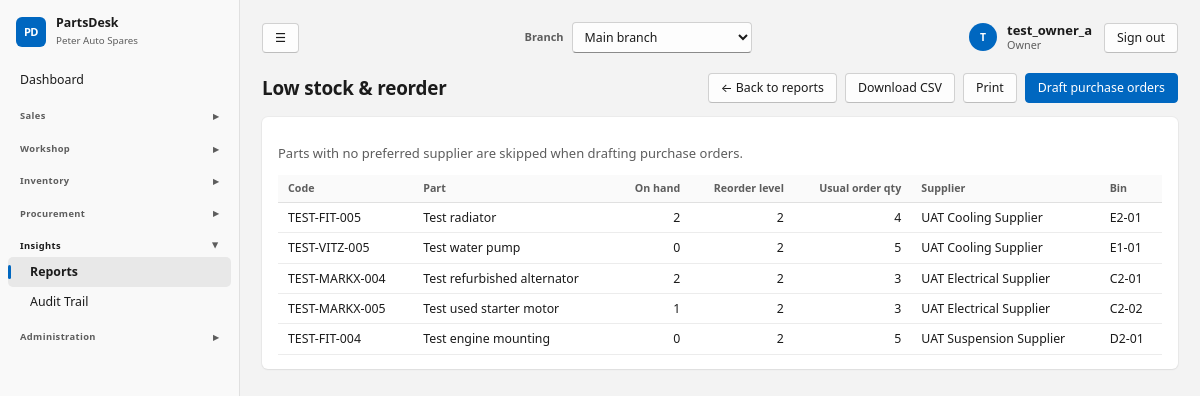
Page /reports/low-stock/ (signed in) on the committed database.
### core/models.py (models this page shows, shortened)
class ShopSettings(TrackedModel):
    tenant = models.OneToOneField(Tenant, on_delete=models.CASCADE, related_name="settings")
    shop_name = models.CharField(max_length=120, default="My Spare Parts Shop")
    address = models.TextField(blank=True)
    phone = models.CharField(max_length=60, blank=True)
    email = models.EmailField(blank=True)
    tax_id = models.CharField("Tax / TPIN number", max_length=60, blank=True)
    currency_symbol = models.CharField(max_length=8, default="$")
    tax_name = models.CharField(max_length=20, default="VAT")
    tax_rate = models.DecimalField("Tax rate %", max_digits=5, decimal_places=2, default=Decimal("0"))
    prices_include_tax = models.BooleanField(default=True, help_text="Untick if prices are entered before tax.")
    counter_max_discount = models.DecimalField(
        "Max discount % for counter staff", max_digits=5, decimal_places=2, default=Decimal("10"),
        help_text="Managers and the owner can exceed this.")
    default_labour_rate = models.DecimalField("Default labour rate per hour", max_digits=10, decimal_places=2, default=Decimal("0"))
    invoice_footer = models.CharField(max_length=200, blank=True, default="Thank you for your business.")
    class Meta:
        verbose_name_plural = "shop settings"
    @classmethod
    def get(cls, tenant):
        obj, _ = cls.objects.get_or_create(tenant=tenant)
        return obj

class User(AbstractUser):
    class Role(models.TextChoices):
        OWNER = "owner", "Owner"
        MANAGER = "manager", "Manager"
        COUNTER = "counter", "Counter sales"
        MECHANIC = "mechanic", "Mechanic"
        STOREKEEPER = "storekeeper", "Storekeeper"
    role = models.CharField(max_length=20, choices=Role.choices, default=Role.COUNTER)
    tenant = models.ForeignKey(Tenant, null=True, blank=True, on_delete=models.PROTECT, related_name="users")
    branches = models.ManyToManyField(Branch, blank=True, related_name="staff")
    @property
    def display_name(self):
        return self.get_full_name() or self.username

### catalog/models.py (models this page shows, shortened)
class Part(TrackedModel):
    class Condition(models.TextChoices):
        NEW = "new", "New"
        USED = "used", "Used"
        REFURBISHED = "refurbished", "Refurbished"
    class PartType(models.TextChoices):
        OEM = "oem", "Genuine (OEM)"
        AFTERMARKET = "aftermarket", "Aftermarket"
    tenant = models.ForeignKey(Tenant, on_delete=models.PROTECT)
    sku = models.CharField("Part code (SKU)", max_length=40)
    barcode = models.CharField(max_length=64, blank=True, null=True)
    name = models.CharField(max_length=160)
    description = models.TextField(blank=True)
    category = models.ForeignKey(Category, null=True, blank=True, on_delete=models.SET_NULL)
    brand = models.CharField(max_length=60, blank=True)
    part_type = models.CharField(max_length=20, choices=PartType.choices, default=PartType.AFTERMARKET)
    condition = models.CharField(max_length=20, choices=Condition.choices, default=Condition.NEW)
    oem_number = models.CharField("OEM part number", max_length=60, blank=True, db_index=True)
    unit = models.CharField(max_length=20, default="each", help_text="each, set, pair, litre…")
    cost_price = models.DecimalField(max_digits=12, decimal_places=2, default=Decimal("0"))
    sell_price = models.DecimalField("Retail price", max_digits=12, decimal_places=2, default=Decimal("0"))
    trade_price = models.DecimalField("Trade price", max_digits=12, decimal_places=2, null=True, blank=True,
                                      help_text="Used for trade customers (garages, mechanics). Optional.")
    preferred_supplier = models.ForeignKey(Supplier, null=True, blank=True, on_delete=models.SET_NULL)
    fits = models.ManyToManyField(Vehicle, blank=True, related_name="parts")
    is_universal = models.BooleanField(default=False, help_text="Fits any vehicle (oil, bulbs, wipers…)")
    is_active = models.BooleanField(default=True)
    created_at = models.DateTimeField(auto_now_add=True)
    updated_at = models.DateTimeField(auto_now=True)
    class Meta:
        ordering = ["name"]
        constraints = [
            models.UniqueConstraint(fields=["tenant", "sku"], name="part_tenant_sku"),
            models.UniqueConstraint(fields=["tenant", "barcode"], name="part_tenant_barcode"),
        ]

class Supplier(TrackedModel):
    tenant = models.ForeignKey(Tenant, on_delete=models.PROTECT)
    name = models.CharField(max_length=120)
    contact_person = models.CharField(max_length=120, blank=True)
    phone = models.CharField(max_length=60, blank=True)
    email = models.EmailField(blank=True)
    address = models.TextField(blank=True)
    payment_terms = models.CharField(max_length=120, blank=True)
    notes = models.TextField(blank=True)
    is_active = models.BooleanField(default=True)
    class Meta:
        ordering = ["name"]
        constraints = [models.UniqueConstraint(fields=["tenant", "name"], name="supplier_tenant_name")]

class BranchStock(TrackedModel):
    branch = models.ForeignKey(Branch, on_delete=models.PROTECT, related_name="stock_items")
    part = models.ForeignKey(Part, on_delete=models.PROTECT, related_name="branch_stocks")
    quantity_on_hand = models.DecimalField(max_digits=12, decimal_places=2, default=Decimal("0"))
    cost_price = models.DecimalField(max_digits=12, decimal_places=2, default=Decimal("0"))
    bin_location = models.CharField(max_length=40, blank=True)
    reorder_level = models.DecimalField(max_digits=12, decimal_places=2, default=Decimal("0"))
    reorder_qty = models.DecimalField(max_digits=12, decimal_places=2, default=Decimal("0"))
    class Meta:
        constraints = [models.UniqueConstraint(fields=["branch", "part"], name="stock_branch_part")]

### core/views.py (the view)
# urls.py: path("reports/low-stock/", views.report_low_stock, name="report_low_stock"),
@role_required(MGMT)
def report_low_stock(request):
    rows = [[s.part.sku, s.part.name, s.quantity_on_hand, s.reorder_level, s.reorder_qty,
             s.part.preferred_supplier.name if s.part.preferred_supplier else "— none —", s.bin_location]
            for s in _low_stock_qs(request.branch).order_by("part__preferred_supplier__name", "part__name")]
    cols = [("Code", "text"), ("Part", "text"), ("On hand", "qty"), ("Reorder level", "qty"), ("Usual order qty", "qty"),
            ("Supplier", "text"), ("Bin", "text")]
    return _report(request, "Low stock & reorder", cols, rows, csv_name="low-stock.csv",
                   note="Parts with no preferred supplier are skipped when drafting purchase orders.",
                   post_action=dict(url="/stock/purchase-orders/from-low-stock/", label="Draft purchase orders") if rows else None)

### core/audit.py (called while the page is built)
@contextmanager
def audit_context(**values):
    token = _current.set(dict(_current.get(), **values))
    try:
        yield
    finally:
        _current.reset(token)

def metadata(request):
    try:
        address = str(ip_address(request.META.get('REMOTE_ADDR', '')))
    except ValueError:
        address = None
    match = request.resolver_match
    return dict(request_id=request.audit_request_id, ip_address=address,
                route=(match.view_name if match else 'unmatched')[:100], method=request.method[:10])

### core/models.py (called while the page is built)
    def save(self, *args, **kwargs):
        if not self._state.adding:
            raise ValueError("Audit records cannot be edited.")
        return super().save(*args, **kwargs)

### core/navigation.py (called while the page is built)
def page_back_link(request):
    if request is None or not request.user.is_authenticated:
        return None
    match = request.resolver_match
    name = match.url_name if match else None
    if name == 'dashboard':
        return None
    kwargs = {}
    if name == 'vehicle_create':
        if 'pk' in match.kwargs:
            target, label = 'customer_detail', 'Back to customer'
            kwargs = {'pk': match.kwargs['pk']}
        else:
            target, label = 'vehicle_list', 'Back to vehicles'
    elif name in RECORD_PARENTS:
        target, label = RECORD_PARENTS[name]
        kwargs = {'pk': match.kwargs['pk']}
    else:
        if name not in PARENTS:
            return None
        target, label = PARENTS[name]
    return {'url': reverse(target, kwargs=kwargs), 'label': label}

### core/permissions.py (called while the page is built)
def role_required(roles=None):
    def decorator(view):
        @wraps(view)
        def wrapper(request, *args, **kwargs):
            if not request.user.is_authenticated:
                return redirect_to_login(request.get_full_path())
            require_branch(request)
            if roles is not None and request.user.role not in roles:
                raise PermissionDenied
            return view(request, *args, **kwargs)
        return wrapper
    return decorator

### core/templatetags/ui.py (called while the page is built)
@register.simple_tag(takes_context=True)
def page_back_link(context):
    from core.navigation import page_back_link as destination
    return destination(context.get("request"))

### core/tenancy.py (called while the page is built)
def allowed_branches(user):
    if not user.is_authenticated or not user.is_active or not user.tenant_id:
        return Branch.objects.none()
    qs = Branch.objects.filter(tenant_id=user.tenant_id, tenant__is_active=True, is_active=True)
    if user.role != User.Role.OWNER:
        qs = qs.filter(staff=user)
    return qs

### templates/core/report.html (shortened to what this page needs)
{% extends "base.html" %}
{% block actions %}<a class="btn" href="?{{ request.GET.urlencode }}{% if request.GET %}&{% endif %}csv=1">Download CSV</a><button class="btn" onclick="window.print()">Print</button>
  {% if post_action %}<form method="post" action="{{ post_action.url }}">{% csrf_token %}<button class="btn primary">{{ post_action.label }}</button></form>{% endif %}{% endblock %}
{% block content %}
<section class="card">
  {% if note %}<p class="muted">{{ note }}</p>{% endif %}
  {% if empty %}<p class="empty">Nothing to show for this selection.</p>{% else %}
  <div class="tablewrap"><table>
    <thead><tr>{% for c in columns %}<th class="{% if c.num %}num{% endif %}">{{ c.label }}</th>{% endfor %}</tr></thead>
    <tbody>{% for r in rows %}<tr>{% for c in r %}<td class="{% if c.num %}num{% endif %}">{{ c.v }}</td>{% endfor %}</tr>{% endfor %}</tbody>
  </table></div>{% endif %}
</section>
{% endblock %}

### templates/base.html (shortened to what this page needs)
{% load static ui %}<!doctype html>
<html lang="en">
<head>
<link rel="stylesheet" href="{% static 'css/app.css' %}">
</head>
<body data-print-log-url="{% url 'log_print_request' %}" {% if auto_print %}data-autoprint="1"{% endif %}>
<div class="app">
  <aside class="side no-print">
    <div class="brand"><span class="brand-mark">PD</span><div><strong>PartsDesk</strong><small>{{ shop.shop_name }}</small></div></div>
    <nav>{% for g in nav %}{% if g.title %}<details class="nav-group" {% if g.open %}open{% endif %}><summary>{{ g.title }}</summary>{% for item in g.items %}<a href="{{ item.url }}" class="{% if item.active %}on{% endif %}">{{ item.label }}</a>{% endfor %}</details>{% else %}{% for item in g.items %}<a href="{{ item.url }}" class="{% if item.active %}on{% endif %}">{{ item.label }}</a>{% endfor %}{% endif %}{% endfor %}</nav>
  </aside>
  <main class="main">
    <div class="topbar no-print">
      <button type="button" class="btn nav-toggle" id="nav-toggle" aria-label="Toggle menu" title="Show/hide menu">&#9776;</button>
      {% if branches %}<form method="post" action="{% url 'switch_branch' %}" class="branch-switch">{% csrf_token %}
        <label for="branch-select">Branch</label>
        <select id="branch-select" name="branch_id" onchange="this.form.submit()">{% for b in branches %}<option value="{{ b.pk }}" {% if b.pk == active_branch.pk %}selected{% endif %}>{{ b.name }}</option>{% endfor %}</select>
        <noscript><button type="submit">Switch</button></noscript></form>{% endif %}
      <div class="topbar-user"><a href="{% url 'profile' %}" class="user-chip"><span class="avatar">{{ user.display_name|slice:":1"|upper }}</span><span><strong>{{ user.display_name }}</strong><small>{{ user.get_role_display }}</small></span></a>
        <form method="post" action="{% url 'logout' %}">{% csrf_token %}<button type="submit" class="btn">Sign out</button></form></div>
    </div>
    <header class="top"><h1>{% block page_heading %}{{ page_title }}{% endblock %}</h1><div class="actions">{% page_back_link as back %}{% if back %}<a class="btn no-print" href="{{ back.url }}" aria-label="{{ back.label }}">&larr; {{ back.label }}</a>{% endif %}{% block actions %}{% endblock %}</div></header>
    {% block content %}{% endblock %}
  </main>
</div>
</body>
</html>

### rows in the picture
ShopSettings: shop_name "Peter Auto Spares"
User: display_name "T", display_name "test_owner_a", role "Owner"
Part: v "TEST-FIT-005" "Test radiator"
Supplier: v "UAT Cooling Supplier" "UAT Cooling Supplier"
BranchStock: v "E2-01"
Part: v "TEST-VITZ-005" "Test water pump"
BranchStock: v "E1-01"
Part: v "TEST-MARKX-004" "Test refurbished alternator"
Supplier: v "UAT Electrical Supplier" "UAT Electrical Supplier"
BranchStock: v "C2-01"
Part: v "TEST-MARKX-005" "Test used starter motor"
BranchStock: v "C2-02"
Part: v "TEST-FIT-004" "Test engine mounting"
Supplier: v "UAT Suspension Supplier"
BranchStock: v "D2-01"

### other values in the picture
{{ item.label }} "Dashboard"
{{ g.title }} "Sales" "Workshop" "Inventory" "Procurement" "Insights" "Administration"
{{ item.label }} "Reports" "Audit Trail"
{{ page_title }} "Low stock & reorder"
{{ back.label }} "Back to reports"
{{ post_action.label }} "Draft purchase orders"
{{ note }} "Parts with no preferred supplier are skipped when drafting purchase orders."
{{ c.label }} "Code" "Part" "On hand" "Reorder level" "Usual order qty" "Supplier" "Bin"
{{ c.v }} "2" "2" "4" "0" "2" "5" "2" "2" "3" "1" "2" "3" "0" "2" "5"
form field branch_id "Main branch"
